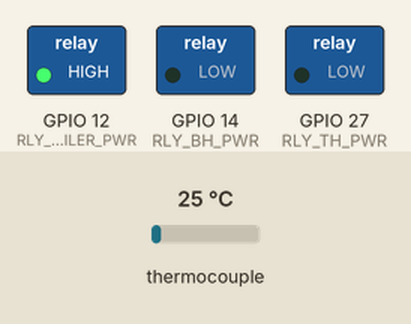
Recording of a sketch running on a simulated ESP32. Parts: switched loads named in the sketch (green lamp = pin HIGH). The inputs (shaded band) are chosen by the test bench; at power-on: thermocouple 25 °C. What the sketch prints to the serial monitor is not drawn.

Above: at 3.5 s.
At 9.0 s:
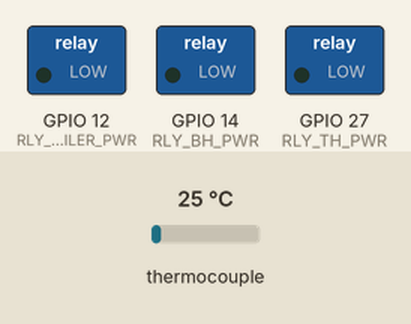
Timing chart, 0 to 14.8 s (numbered marks = the images above):
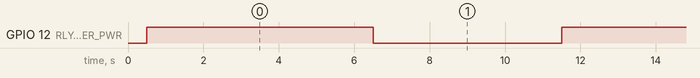

Measured:
- by itself, GPIO 12 (RLY_BOILER_PWR): alternates HIGH for 6.0 s and LOW for 5.0 s

The sketch:

relay_test.ino
```cpp
#include <SPI.h>
#include "Adafruit_MAX31855.h"

//thermocouple pins
#define MAXDO   19 //SPI MISO
#define MAXCS2_TOP 25 //SPI
#define MAXCS1_BOILER 33 //SPI
#define MAXCS3_BOT 26//SPI
#define MAXCLK  18 //SPI clock

//relay pins on esp32
#define RLY_TH_PWR 27
#define RLY_BH_PWR 14
#define RLY_BOILER_PWR 12

//Thermocouple declaration
Adafruit_MAX31855 thermoboil(MAXCLK, MAXCS1_BOILER, MAXDO);
Adafruit_MAX31855 thermobot(MAXCLK, MAXCS3_BOT, MAXDO);
Adafruit_MAX31855 thermotop(MAXCLK, MAXCS2_TOP, MAXDO);

void setup(){
    Serial.begin(115200);
    //while (!Serial) delay(1); // wait for Serial on Leonardo/Zero, etc
    Serial.println("relay test");
    pinMode(RLY_BOILER_PWR, OUTPUT);
    pinMode(RLY_BH_PWR, OUTPUT);
    pinMode(RLY_TH_PWR, OUTPUT);
    // wait for MAX chip to stabilize
    delay(500);
}

void loop(){
    //double a = thermotop.readFahrenheit();
    //double b = thermobot.readFahrenheit();
    //double b = thermobot.readCelsius();
    // Serial.println("\nThermotop: ");
    // Serial.print(a);
    // Serial.println("\nThermobot: ");
    // Serial.print(b);
    digitalWrite(RLY_BOILER_PWR, HIGH);
    digitalWrite(MAXCS1_BOILER, HIGH);
    delay(500);
    digitalWrite(MAXCS1_BOILER, LOW);
    delay(500);
    double c = thermoboil.readCelsius();
    if (isnan(c)) {
        Serial.println("Something wrong with thermocouple!");
    } else {
        Serial.print("\nC = ");
        Serial.println(c);
    }
    //digitalWrite(RLY_TH_PWR, HIGH);
    ///digitalWrite(RLY_BH_PWR, HIGH);
    Serial.println("\non");
    delay(5000);
    //digitalWrite(RLY_TH_PWR, LOW);
    //digitalWrite(RLY_BH_PWR, LOW);
    digitalWrite(RLY_BOILER_PWR, LOW);
    //Serial.println("\noff");
    delay(5000);
}
```
